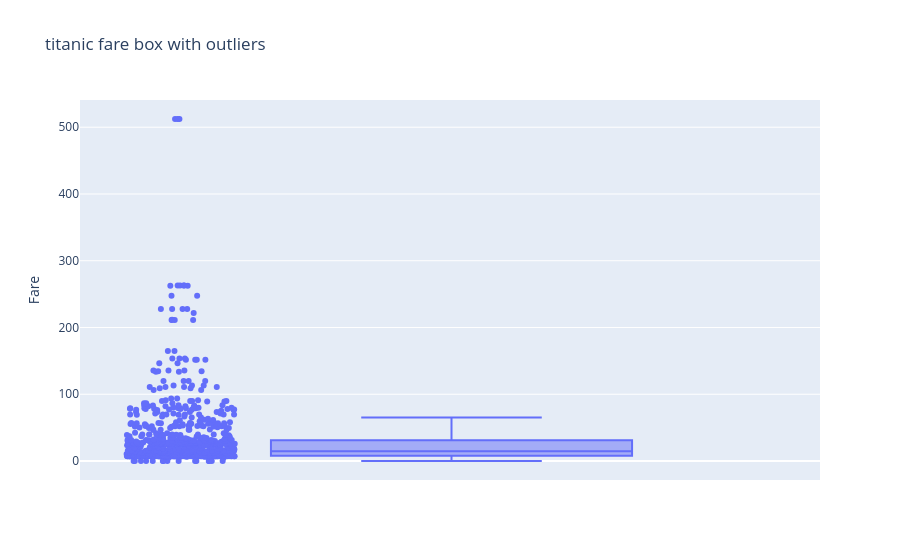

Notebook code cell kept with this figure:
### Code cell
fig1 = px.box(df , y = "Fare" , points='all' , title="titanic fare box with outliers"  )
fig1.show()

### Figure 1 — Plotly figure (JSON) as saved in the notebook; plotly's stock layout.template omitted (floating-point values rounded to 4 significant figures; data arrays with more than 128 entries replaced by an {"elided": "..."} marker saying what was removed)
{"data": [{"alignmentgroup": "True", "boxpoints": "all", "hovertemplate": "Fare=%{y}<extra></extra>", "legendgroup": "", "marker": {"color": "#636efa"}, "name": "", "notched": false, "offsetgroup": "", "orientation": "v", "showlegend": false, "type": "box", "x0": " ", "xaxis": "x", "y": {"elided": "891 float values"}, "y0": " ", "yaxis": "y"}], "layout": {"boxmode": "group", "legend": {"tracegroupgap": 0}, "title": {"text": "titanic fare box with outliers"}, "xaxis": {"anchor": "y", "domain": [0, 1]}, "yaxis": {"anchor": "x", "domain": [0, 1], "title": {"text": "Fare"}}}}
